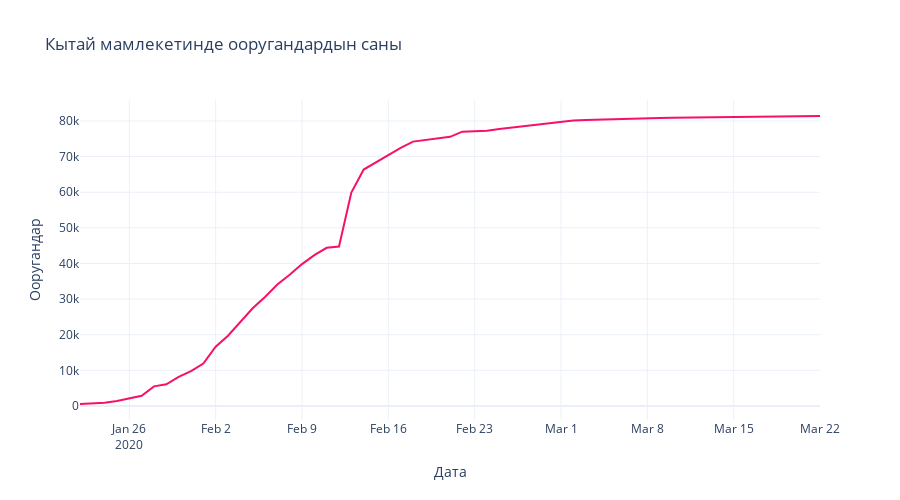
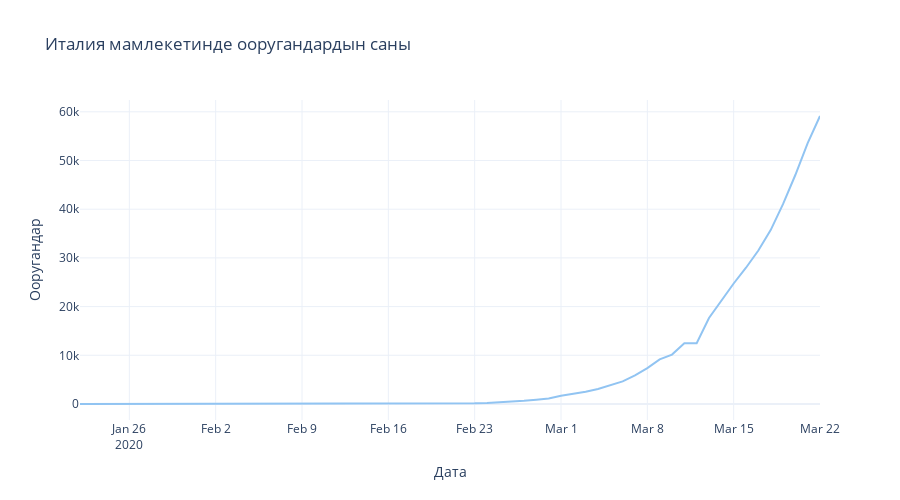
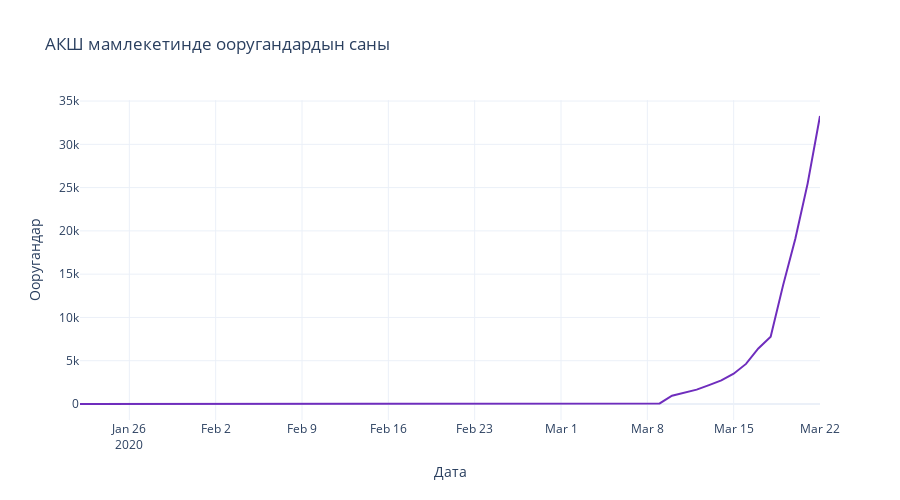
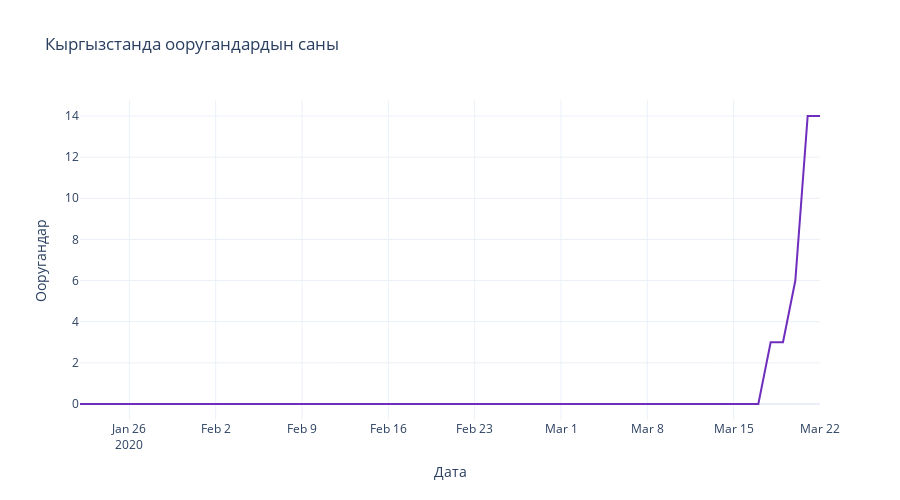

Here is the notebook cell these charts were saved with, in order:
### Code cell
plot_titles = ['Кытай', 'Италия', 'АКШ', 'Кыргызстан', 'Казахстан']

fig = px.line(grouped_china_date, x="Дата", y="Ооругандар", 
              title=f"{plot_titles[0]} мамлекетинде ооругандардын саны", 
              color_discrete_sequence=['#F61067'],
              height=500
             )
fig.show()

fig = px.line(grouped_italy_date, x="Дата", y="Ооругандар", 
              title=f"{plot_titles[1]} мамлекетинде ооругандардын саны", 
              color_discrete_sequence=['#91C4F2'],
              height=500
             )
fig.show()

fig = px.line(grouped_us_date, x="Дата", y="Ооругандар", 
              title=f"{plot_titles[2]} мамлекетинде ооругандардын саны", 
              color_discrete_sequence=['#6F2DBD'],
              height=500
             )
fig.show()

fig = px.line(grouped_kg_date, x="Дата", y="Ооругандар", 
              title=f"Кыргызстанда ооругандардын саны", 
              color_discrete_sequence=['#6F2DBD'],
              height=500
             )
fig.show()

fig = px.line(grouped_kz_date, x="Дата", y="Ооругандар", 
              title=f"{plot_titles[4]} мамлекетинде ооругандардын саны", 
              color_discrete_sequence=['#6F2DBD'],
              height=500
             )
fig.show()

fig = px.line(grouped_rest_date, x="Дата", y="Ооругандар", 
              title=f"Башка өлкөлөрдө ооругандардын саны", 
              color_discrete_sequence=['#FFDF64'],
              height=500
             )
fig.show()

### Figure 1 — Plotly figure (JSON) as saved in the notebook; plotly's stock layout.template omitted (floating-point values rounded to 4 significant figures)
{"data": [{"hoverlabel": {"namelength": 0}, "hovertemplate": "Дата=%{x}<br>Ооругандар=%{y}", "legendgroup": "", "line": {"color": "#F61067", "dash": "solid"}, "mode": "lines", "name": "", "showlegend": false, "type": "scatter", "x": ["2020-01-22T00:00:00", "2020-01-23T00:00:00", "2020-01-24T00:00:00", "2020-01-25T00:00:00", "2020-01-26T00:00:00", "2020-01-27T00:00:00", "2020-01-28T00:00:00", "2020-01-29T00:00:00", "2020-01-30T00:00:00", "2020-01-31T00:00:00", "2020-02-01T00:00:00", "2020-02-02T00:00:00", "2020-02-03T00:00:00", "2020-02-04T00:00:00", "2020-02-05T00:00:00", "2020-02-06T00:00:00", "2020-02-07T00:00:00", "2020-02-08T00:00:00", "2020-02-09T00:00:00", "2020-02-10T00:00:00", "2020-02-11T00:00:00", "2020-02-12T00:00:00", "2020-02-13T00:00:00", "2020-02-14T00:00:00", "2020-02-15T00:00:00", "2020-02-16T00:00:00", "2020-02-17T00:00:00", "2020-02-18T00:00:00", "2020-02-19T00:00:00", "2020-02-20T00:00:00", "2020-02-21T00:00:00", "2020-02-22T00:00:00", "2020-02-23T00:00:00", "2020-02-24T00:00:00", "2020-02-25T00:00:00", "2020-02-26T00:00:00", "2020-02-27T00:00:00", "2020-02-28T00:00:00", "2020-02-29T00:00:00", "2020-03-01T00:00:00", "2020-03-02T00:00:00", "2020-03-03T00:00:00", "2020-03-04T00:00:00", "2020-03-05T00:00:00", "2020-03-06T00:00:00", "2020-03-07T00:00:00", "2020-03-08T00:00:00", "2020-03-09T00:00:00", "2020-03-10T00:00:00", "2020-03-11T00:00:00", "2020-03-12T00:00:00", "2020-03-13T00:00:00", "2020-03-14T00:00:00", "2020-03-15T00:00:00", "2020-03-16T00:00:00", "2020-03-17T00:00:00", "2020-03-18T00:00:00", "2020-03-19T00:00:00", "2020-03-20T00:00:00", "2020-03-21T00:00:00", "2020-03-22T00:00:00"], "xaxis": "x", "y": [548, 643, 920, 1406, 2075, 2877, 5509, 6087, 8141, 9802, 11891, 16630, 19716, 23707, 27440, 30587, 34110, 36814, 39829, 42354, 44386, 44759, 59895, 66358, 68413, 70513, 72434, 74211, 74619, 75077, 75550, 77001, 77022, 77241, 77754, 78166, 78600, 78928, 79356, 79932, 80136, 80261, 80386, 80537, 80690, 80770, 80823, 80860, 80887, 80921, 80932, 80945, 80977, 81003, 81033, 81058, 81102, 81156, 81250, 81305, 81397], "yaxis": "y"}], "layout": {"height": 500, "legend": {"tracegroupgap": 0}, "title": {"text": "Кытай мамлекетинде ооругандардын саны"}, "xaxis": {"anchor": "y", "domain": [0, 1], "title": {"text": "Дата"}}, "yaxis": {"anchor": "x", "domain": [0, 1], "title": {"text": "Ооругандар"}}}}

### Figure 2 — Plotly figure (JSON) as saved in the notebook; plotly's stock layout.template omitted (floating-point values rounded to 4 significant figures)
{"data": [{"hoverlabel": {"namelength": 0}, "hovertemplate": "Дата=%{x}<br>Ооругандар=%{y}", "legendgroup": "", "line": {"color": "#91C4F2", "dash": "solid"}, "mode": "lines", "name": "", "showlegend": false, "type": "scatter", "x": ["2020-01-22T00:00:00", "2020-01-23T00:00:00", "2020-01-24T00:00:00", "2020-01-25T00:00:00", "2020-01-26T00:00:00", "2020-01-27T00:00:00", "2020-01-28T00:00:00", "2020-01-29T00:00:00", "2020-01-30T00:00:00", "2020-01-31T00:00:00", "2020-02-01T00:00:00", "2020-02-02T00:00:00", "2020-02-03T00:00:00", "2020-02-04T00:00:00", "2020-02-05T00:00:00", "2020-02-06T00:00:00", "2020-02-07T00:00:00", "2020-02-08T00:00:00", "2020-02-09T00:00:00", "2020-02-10T00:00:00", "2020-02-11T00:00:00", "2020-02-12T00:00:00", "2020-02-13T00:00:00", "2020-02-14T00:00:00", "2020-02-15T00:00:00", "2020-02-16T00:00:00", "2020-02-17T00:00:00", "2020-02-18T00:00:00", "2020-02-19T00:00:00", "2020-02-20T00:00:00", "2020-02-21T00:00:00", "2020-02-22T00:00:00", "2020-02-23T00:00:00", "2020-02-24T00:00:00", "2020-02-25T00:00:00", "2020-02-26T00:00:00", "2020-02-27T00:00:00", "2020-02-28T00:00:00", "2020-02-29T00:00:00", "2020-03-01T00:00:00", "2020-03-02T00:00:00", "2020-03-03T00:00:00", "2020-03-04T00:00:00", "2020-03-05T00:00:00", "2020-03-06T00:00:00", "2020-03-07T00:00:00", "2020-03-08T00:00:00", "2020-03-09T00:00:00", "2020-03-10T00:00:00", "2020-03-11T00:00:00", "2020-03-12T00:00:00", "2020-03-13T00:00:00", "2020-03-14T00:00:00", "2020-03-15T00:00:00", "2020-03-16T00:00:00", "2020-03-17T00:00:00", "2020-03-18T00:00:00", "2020-03-19T00:00:00", "2020-03-20T00:00:00", "2020-03-21T00:00:00", "2020-03-22T00:00:00"], "xaxis": "x", "y": [0, 0, 0, 0, 0, 0, 0, 0, 0, 2, 2, 2, 2, 2, 2, 2, 3, 3, 3, 3, 3, 3, 3, 3, 3, 3, 3, 3, 3, 3, 20, 62, 155, 229, 322, 453, 655, 888, 1128, 1694, 2036, 2502, 3089, 3858, 4636, 5883, 7375, 9172, 10149, 12462, 12462, 17660, 21157, 24747, 27980, 31506, 35713, 41035, 47021, 53578, 59138], "yaxis": "y"}], "layout": {"height": 500, "legend": {"tracegroupgap": 0}, "title": {"text": "Италия мамлекетинде ооругандардын саны"}, "xaxis": {"anchor": "y", "domain": [0, 1], "title": {"text": "Дата"}}, "yaxis": {"anchor": "x", "domain": [0, 1], "title": {"text": "Ооругандар"}}}}

### Figure 3 — Plotly figure (JSON) as saved in the notebook; plotly's stock layout.template omitted (floating-point values rounded to 4 significant figures)
{"data": [{"hoverlabel": {"namelength": 0}, "hovertemplate": "Дата=%{x}<br>Ооругандар=%{y}", "legendgroup": "", "line": {"color": "#6F2DBD", "dash": "solid"}, "mode": "lines", "name": "", "showlegend": false, "type": "scatter", "x": ["2020-01-22T00:00:00", "2020-01-23T00:00:00", "2020-01-24T00:00:00", "2020-01-25T00:00:00", "2020-01-26T00:00:00", "2020-01-27T00:00:00", "2020-01-28T00:00:00", "2020-01-29T00:00:00", "2020-01-30T00:00:00", "2020-01-31T00:00:00", "2020-02-01T00:00:00", "2020-02-02T00:00:00", "2020-02-03T00:00:00", "2020-02-04T00:00:00", "2020-02-05T00:00:00", "2020-02-06T00:00:00", "2020-02-07T00:00:00", "2020-02-08T00:00:00", "2020-02-09T00:00:00", "2020-02-10T00:00:00", "2020-02-11T00:00:00", "2020-02-12T00:00:00", "2020-02-13T00:00:00", "2020-02-14T00:00:00", "2020-02-15T00:00:00", "2020-02-16T00:00:00", "2020-02-17T00:00:00", "2020-02-18T00:00:00", "2020-02-19T00:00:00", "2020-02-20T00:00:00", "2020-02-21T00:00:00", "2020-02-22T00:00:00", "2020-02-23T00:00:00", "2020-02-24T00:00:00", "2020-02-25T00:00:00", "2020-02-26T00:00:00", "2020-02-27T00:00:00", "2020-02-28T00:00:00", "2020-02-29T00:00:00", "2020-03-01T00:00:00", "2020-03-02T00:00:00", "2020-03-03T00:00:00", "2020-03-04T00:00:00", "2020-03-05T00:00:00", "2020-03-06T00:00:00", "2020-03-07T00:00:00", "2020-03-08T00:00:00", "2020-03-09T00:00:00", "2020-03-10T00:00:00", "2020-03-11T00:00:00", "2020-03-12T00:00:00", "2020-03-13T00:00:00", "2020-03-14T00:00:00", "2020-03-15T00:00:00", "2020-03-16T00:00:00", "2020-03-17T00:00:00", "2020-03-18T00:00:00", "2020-03-19T00:00:00", "2020-03-20T00:00:00", "2020-03-21T00:00:00", "2020-03-22T00:00:00"], "xaxis": "x", "y": [0, 0, 0, 0, 0, 0, 0, 0, 0, 0, 0, 0, 0, 0, 0, 0, 0, 0, 0, 0, 0, 0, 0, 0, 0, 0, 0, 0, 0, 0, 0, 0, 0, 36, 36, 42, 42, 44, 44, 44, 45, 45, 45, 45, 45, 66, 66, 66, 959, 1281, 1663, 2179, 2727, 3499, 4632, 6421, 7783, 13677, 19100, 25489, 33272], "yaxis": "y"}], "layout": {"height": 500, "legend": {"tracegroupgap": 0}, "title": {"text": "АКШ мамлекетинде ооругандардын саны"}, "xaxis": {"anchor": "y", "domain": [0, 1], "title": {"text": "Дата"}}, "yaxis": {"anchor": "x", "domain": [0, 1], "title": {"text": "Ооругандар"}}}}

### Figure 4 — Plotly figure (JSON) as saved in the notebook; plotly's stock layout.template omitted (floating-point values rounded to 4 significant figures)
{"data": [{"hoverlabel": {"namelength": 0}, "hovertemplate": "Дата=%{x}<br>Ооругандар=%{y}", "legendgroup": "", "line": {"color": "#6F2DBD", "dash": "solid"}, "mode": "lines", "name": "", "showlegend": false, "type": "scatter", "x": ["2020-01-22T00:00:00", "2020-01-23T00:00:00", "2020-01-24T00:00:00", "2020-01-25T00:00:00", "2020-01-26T00:00:00", "2020-01-27T00:00:00", "2020-01-28T00:00:00", "2020-01-29T00:00:00", "2020-01-30T00:00:00", "2020-01-31T00:00:00", "2020-02-01T00:00:00", "2020-02-02T00:00:00", "2020-02-03T00:00:00", "2020-02-04T00:00:00", "2020-02-05T00:00:00", "2020-02-06T00:00:00", "2020-02-07T00:00:00", "2020-02-08T00:00:00", "2020-02-09T00:00:00", "2020-02-10T00:00:00", "2020-02-11T00:00:00", "2020-02-12T00:00:00", "2020-02-13T00:00:00", "2020-02-14T00:00:00", "2020-02-15T00:00:00", "2020-02-16T00:00:00", "2020-02-17T00:00:00", "2020-02-18T00:00:00", "2020-02-19T00:00:00", "2020-02-20T00:00:00", "2020-02-21T00:00:00", "2020-02-22T00:00:00", "2020-02-23T00:00:00", "2020-02-24T00:00:00", "2020-02-25T00:00:00", "2020-02-26T00:00:00", "2020-02-27T00:00:00", "2020-02-28T00:00:00", "2020-02-29T00:00:00", "2020-03-01T00:00:00", "2020-03-02T00:00:00", "2020-03-03T00:00:00", "2020-03-04T00:00:00", "2020-03-05T00:00:00", "2020-03-06T00:00:00", "2020-03-07T00:00:00", "2020-03-08T00:00:00", "2020-03-09T00:00:00", "2020-03-10T00:00:00", "2020-03-11T00:00:00", "2020-03-12T00:00:00", "2020-03-13T00:00:00", "2020-03-14T00:00:00", "2020-03-15T00:00:00", "2020-03-16T00:00:00", "2020-03-17T00:00:00", "2020-03-18T00:00:00", "2020-03-19T00:00:00", "2020-03-20T00:00:00", "2020-03-21T00:00:00", "2020-03-22T00:00:00"], "xaxis": "x", "y": [0, 0, 0, 0, 0, 0, 0, 0, 0, 0, 0, 0, 0, 0, 0, 0, 0, 0, 0, 0, 0, 0, 0, 0, 0, 0, 0, 0, 0, 0, 0, 0, 0, 0, 0, 0, 0, 0, 0, 0, 0, 0, 0, 0, 0, 0, 0, 0, 0, 0, 0, 0, 0, 0, 0, 0, 3, 3, 6, 14, 14], "yaxis": "y"}], "layout": {"height": 500, "legend": {"tracegroupgap": 0}, "title": {"text": "Кыргызстанда ооругандардын саны"}, "xaxis": {"anchor": "y", "domain": [0, 1], "title": {"text": "Дата"}}, "yaxis": {"anchor": "x", "domain": [0, 1], "title": {"text": "Ооругандар"}}}}
